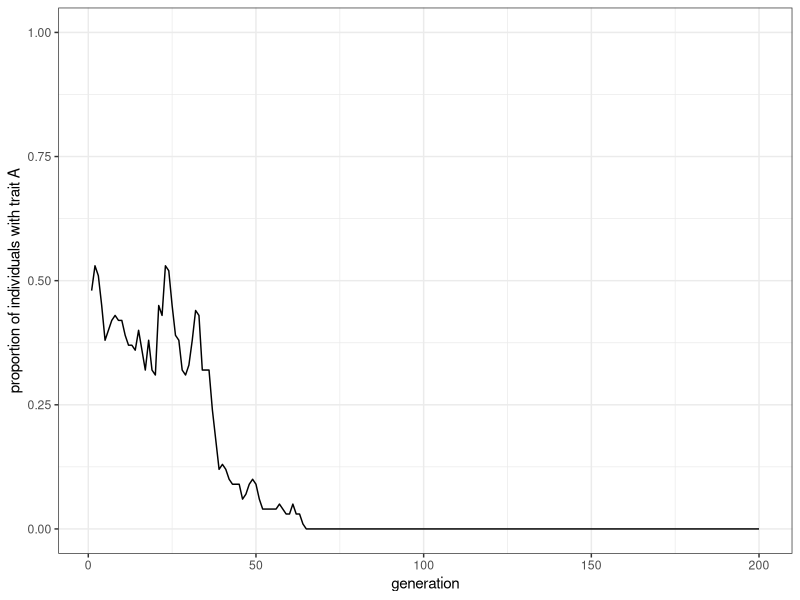
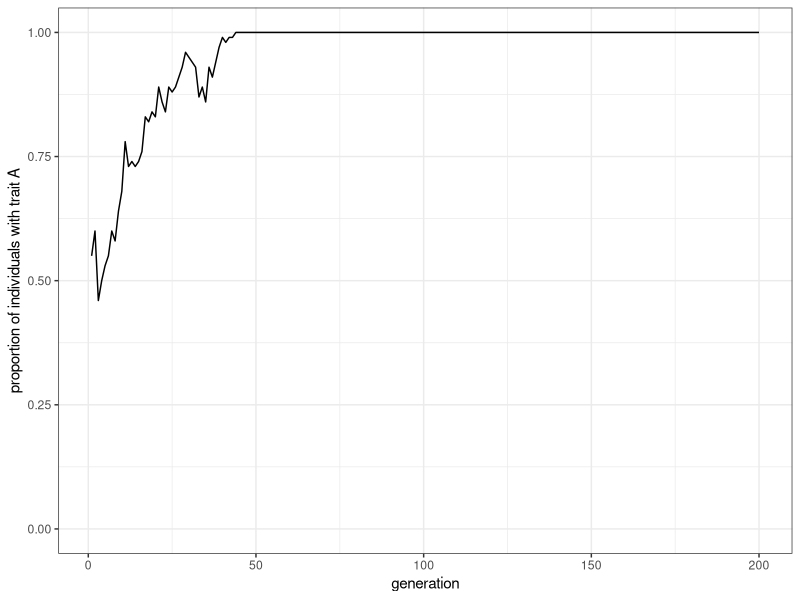
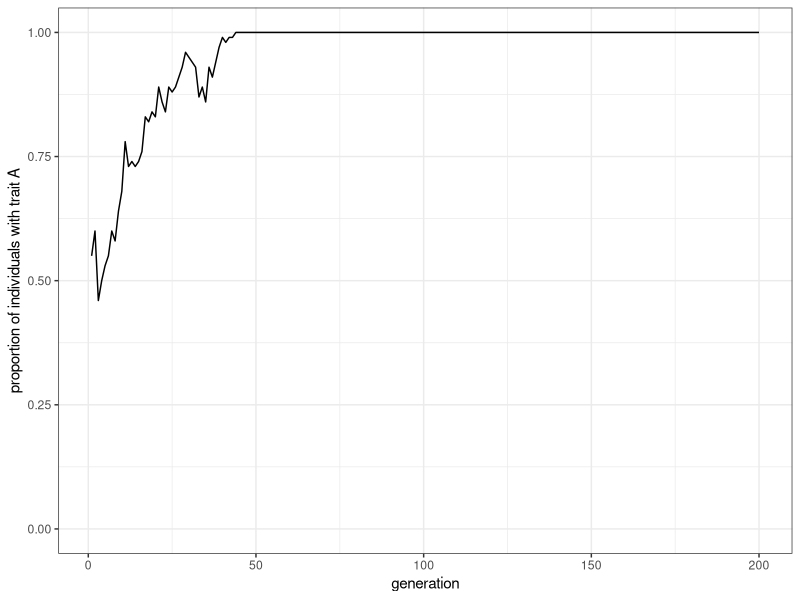
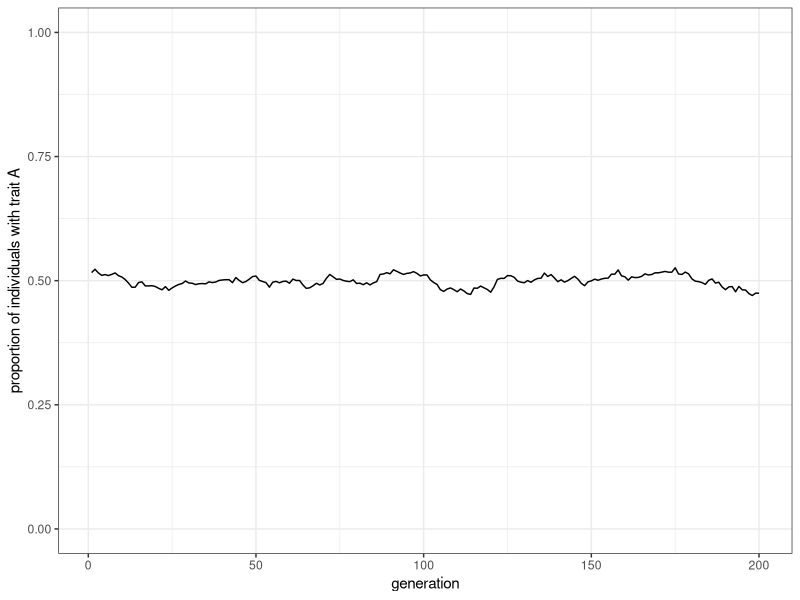
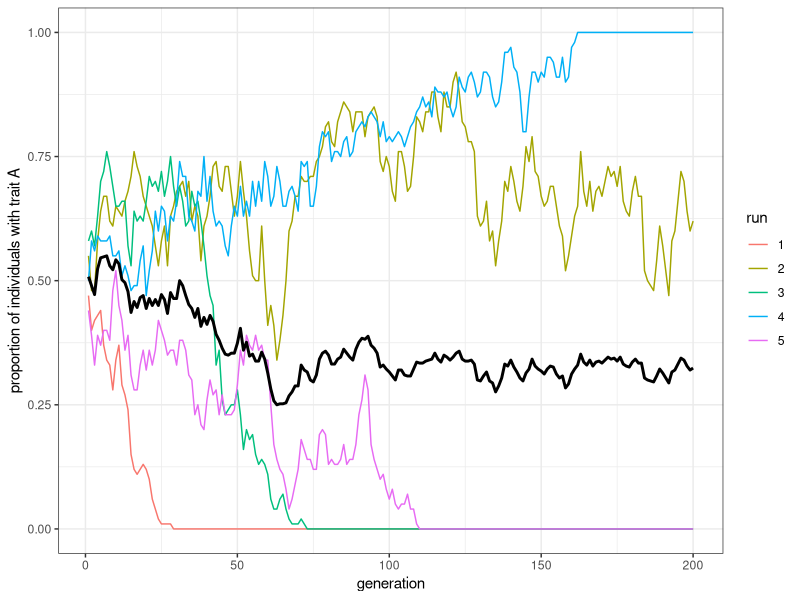
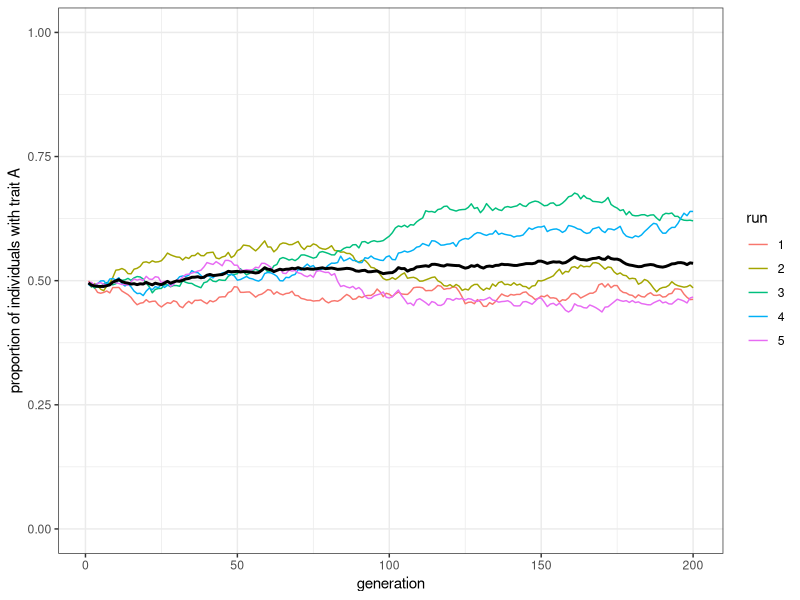
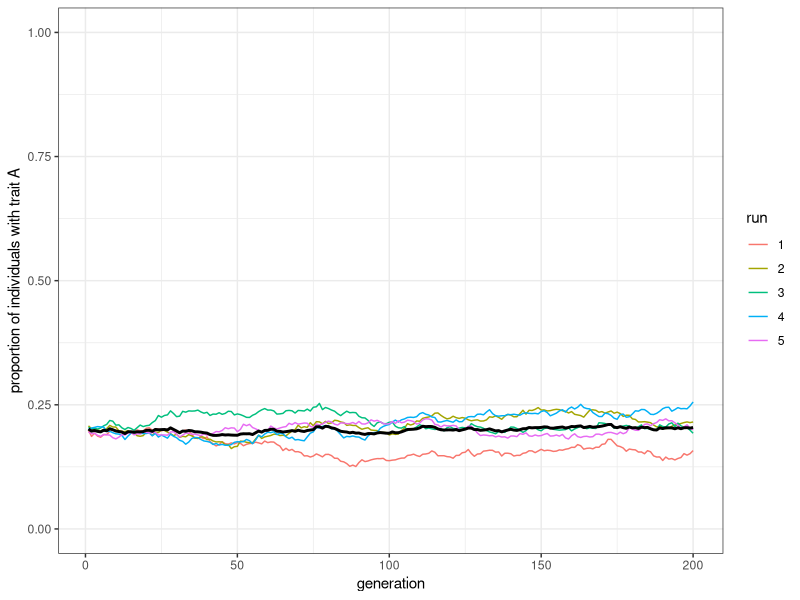

Write the R code that produced these figures, in order.
## ---- chunk 1
library(tidyverse)

## ---- chunk 2
population_size <- 100
generations <- 200
## ---- chunk 3
population <- sample(c("A", "B"), population_size, replace = TRUE)
## ---- chunk 4
population
## ---- chunk 5
population[4]
## ---- chunk 6
output <- tibble(generation = 1:generations, proportion_of_trait_a = rep(NA_real_, generations))
output
## ---- chunk 7
output$proportion_of_trait_a[1] <- sum(population == "A") / population_size
output
## ---- chunk 8
 for (generation in 2:generations) {
  # populationテーブルをprevious_populationという新しいテーブルにコピー
  previous_population <- population
  # 前世代の個人からランダムに形質をコピーする
  population <- sample(previous_population, population_size, replace = TRUE)
  # proportion_of_trait_aを計算し、outputの今generation世代のところに格納する
  output$proportion_of_trait_a[generation] <- sum(population == "A") / population_size
}
## ---- chunk 9
ggplot(data = output, aes(x = generation, y = proportion_of_trait_a)) +
  geom_line() +
  ylim(c(0, 1)) +
  theme_bw() +
  ylab("proportion of individuals with trait A")
## ---- chunk 10

model_unbiased_transmission <- function(population_size, generations) {
  population <- sample(c("A", "B"), population_size, replace = TRUE)

  output <- tibble(generation = 1:generations, proportion_of_trait_a = rep(NA, generations))

  output$proportion_of_trait_a[1] <- sum(population == "A") / population_size

  for (generation in 2:generations) {
    # Copy individuals to previous_population tibble
    previous_population <- population 
    
    # Randomly copy from previous generation
    population <- sample(previous_population, population_size, replace = TRUE)
    
    # Get p and put it into output slot for this generation t
    output$proportion_of_trait_a[generation] <- sum(population == "A") / population_size
  }
  # Export data from function
  output
}
## ---- chunk 11
data_unbiased_transmission <- model_unbiased_transmission(population_size = 100, generations = 200)
## ---- chunk 12
plot_single_run <- function(data) {
  ggplot(data = data, aes(x = generation, y = proportion_of_trait_a)) +
    geom_line() +
    ylim(c(0, 1)) +
    theme_bw() +
    ylab("proportion of individuals with trait A")
}
## ---- chunk 13
data_unbiased_transmission |>
  plot_single_run()
## ---- chunk 14
plot_single_run(data_unbiased_transmission)
## ---- chunk 15
model_unbiased_transmission(population_size = 10000, generations = 200) |>
  plot_single_run()
## ---- chunk 16
model_unbiased_transmissions <- function(population_size, generations, runs) {
  output <- tibble(
    run = factor(), 
    generation = numeric(), 
    proportion_of_trait_a = numeric()
  )
  # 毎回の試行
  for (run in 1:runs) {
    # 1回の試行の結果を保管するtibbleを初期化
    output_single_run <- tibble(
      run = rep(run, generations) |> as.factor(), 
      generation = 1:generations, 
      proportion_of_trait_a = rep(NA, generations)
    )
    # 第1世代
    population <- sample(c("A", "B"), population_size, replace = TRUE)
    # 第1世代のproportion_of_trait_aを計算
    proportion_of_trait_a <- sum(population == "A") / population_size
    output_single_run$proportion_of_trait_a[1] <- proportion_of_trait_a
    for (generation in 2:generations) {
      # 前タイムステップまでのpopulationベクトルをprevious_populationに移し替える
      previous_population <- population
      # ランダムに前世代の個人から形質をコピーする
      population <- sample(previous_population, population_size, replace = TRUE)
      # proportion_of_trait_aを計算し、
      # tibbleのうちproportion_of_trait_a列のgeneration行目に格納する
      output_single_run$proportion_of_trait_a[generation] <- 
      sum(population == "A") / population_size
    }
    # output tibbleの一番下に今回の試行の結果をbind_rows()関数で付け加える
    output <- bind_rows(output, output_single_run)
  }
  # 全試行の結果がひとつのoutputというtibbleに集約されたので、それを返り値としてエクスポートする
  output
}
## ---- chunk 17
plot_multiple_runs <- function(data) {
  ggplot(data = data, aes(x = generation, y = proportion_of_trait_a)) +
    geom_line(aes(colour = run)) +
    stat_summary(fun = mean, geom = "line", size = 1) +
    ylim(c(0, 1)) +
    theme_bw() +
    ylab("proportion of individuals with trait A")
}
## ---- chunk 18
data <- model_unbiased_transmissions(population_size = 100, generations = 200, runs = 5)
plot_multiple_runs(data)
## ---- chunk 19
data
## ---- chunk 20
data <- model_unbiased_transmissions(population_size = 10000, generations = 200, runs = 5)
plot_multiple_runs(data)
## ---- chunk 21

model_unbiased_transmissions_varying_initial_condition <- function(
  population_size,
  generations,
  runs, 
  initial_proportion_of_trait_a) {
  output <- tibble(
    run = factor(), 
    generation = numeric(), 
    proportion_of_trait_a = numeric()
  )
  for (run in 1:runs) {
    # 1回の試行の結果を保管するtibbleを初期化
    output_single_run <- tibble(
      run = rep(run, generations) |> as.factor(), 
      generation = 1:generations, 
      proportion_of_trait_a = rep(NA, generations)
    )
    # 第1世代
    population <- sample(
      c("A", "B"), 
      population_size, replace = TRUE, 
      prob = c(initial_proportion_of_trait_a, 1 - initial_proportion_of_trait_a)
    )
    # 第1世代のproportion_of_trait_aを計算
    proportion_of_trait_a <- sum(population == "A") / population_size
    output_single_run$proportion_of_trait_a[1] <- proportion_of_trait_a
    for (generation in 2:generations) {
      # 前タイムステップまでのpopulationベクトルをprevious_populationに移し替える
      previous_population <- population
      # ランダムに前世代の個人から形質をコピーする
      population <- sample(previous_population, population_size, replace = TRUE)
      # proportion_of_trait_aを計算し、tibbleのうち
      # proportion_of_trait_a列のgeneration行目に格納する
      output_single_run$proportion_of_trait_a[generation] <- 
      sum(population == "A") / population_size
    }
    # output tibbleの一番下に今回の試行の結果をbind_rows()関数で付け加える
    output <- bind_rows(output, output_single_run)
  }
  # 全試行の結果がひとつのoutputというtibbleに集約されたので、それを返り値としてエクスポートする
  output
}
## ---- chunk 22
model_unbiased_transmissions_varying_initial_condition(
  population_size = 10000,
  initial_proportion_of_trait_a = 0.2,
  generations = 200,
  runs = 5) |>
  plot_multiple_runs()
